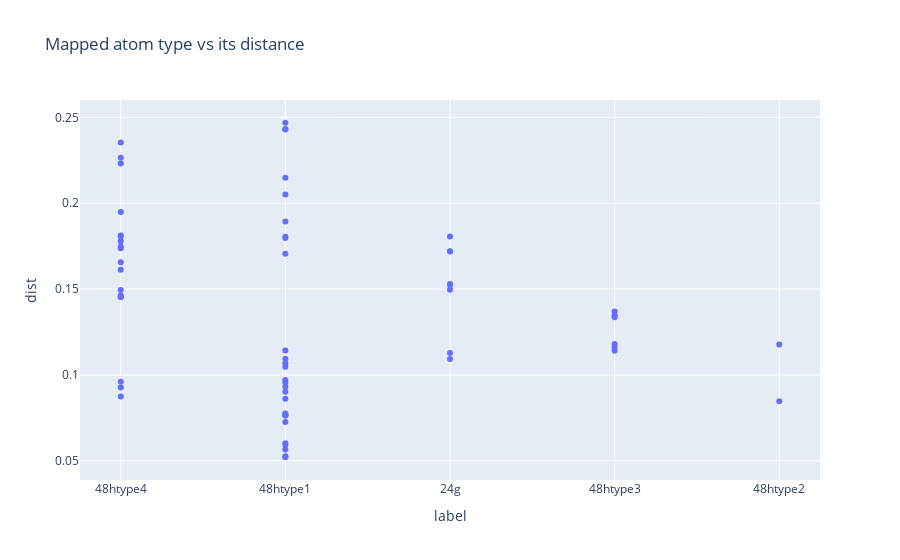
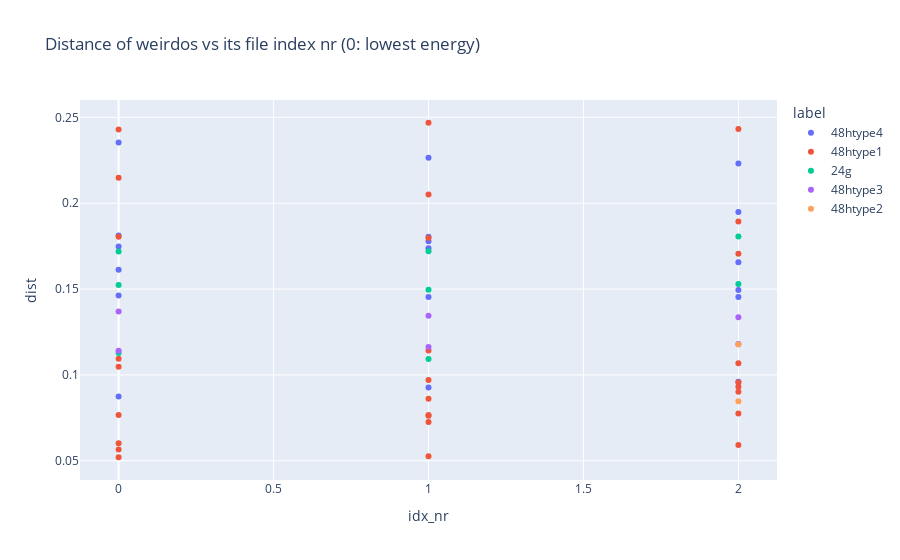

The notebook cell saved with these charts, in order:
### Markdown cell above
## all weirdos

### Code cell
df = plot_mapped_label_vs_dist_and_histogram(file_loc_important_cols, litype, category_data = "weirdo", el = "Li")

fig = px.scatter(df, 
                x = 'idx_nr', 
                y = 'dist',
                # mode = "markers"
                color = 'label',
                title = 'Distance of weirdos vs its file index nr (0: lowest energy)',
                hover_data = ['dist', 'label', 'idx_nr', 'coor']
                )

fig.show(config={'scrollZoom': True})

### Figure 1 — Plotly figure (JSON) as saved in the notebook; plotly's stock layout.template omitted (floating-point values rounded to 4 significant figures)
{"data": [{"hovertemplate": "label=%{x}<br>dist=%{y}<extra></extra>", "legendgroup": "", "marker": {"color": "#636efa", "symbol": "circle"}, "mode": "markers", "name": "", "orientation": "v", "showlegend": false, "type": "scatter", "x": ["48htype4", "48htype1", "24g", "48htype4", "48htype1", "48htype1", "24g", "48htype4", "48htype1", "48htype1", "48htype1", "48htype1", "24g", "48htype4", "48htype3", "48htype4", "48htype3", "48htype1", "48htype4", "48htype1", "48htype4", "48htype1", "24g", "48htype4", "48htype1", "48htype1", "48htype1", "24g", "48htype4", "48htype1", "48htype1", "48htype1", "48htype1", "24g", "48htype4", "48htype3", "48htype4", "48htype3", "48htype1", "48htype4", "48htype1", "48htype4", "48htype1", "48htype2", "48htype4", "48htype2", "48htype1", "48htype1", "24g", "48htype4", "48htype1", "48htype1", "48htype1", "48htype1", "24g", "48htype4", "48htype3", "48htype4", "48htype3", "48htype1", "48htype4", "48htype1"], "xaxis": "x", "y": [0.2353, 0.1048, 0.1127, 0.1748, 0.2428, 0.05208, 0.1523, 0.1462, 0.1094, 0.07664, 0.2148, 0.06018, 0.1719, 0.1612, 0.1369, 0.1811, 0.1141, 0.1805, 0.08742, 0.05655, 0.2264, 0.0971, 0.1093, 0.1737, 0.07266, 0.2468, 0.0527, 0.1496, 0.1453, 0.1143, 0.07663, 0.2051, 0.08615, 0.172, 0.1804, 0.1344, 0.1778, 0.1162, 0.1798, 0.0927, 0.07618, 0.2231, 0.0931, 0.1177, 0.1495, 0.08475, 0.2432, 0.05924, 0.1529, 0.1453, 0.1068, 0.07753, 0.1893, 0.09029, 0.1806, 0.1949, 0.1336, 0.1657, 0.118, 0.1706, 0.09608, 0.09567], "yaxis": "y"}], "layout": {"legend": {"tracegroupgap": 0}, "title": {"text": "Mapped atom type vs its distance"}, "xaxis": {"anchor": "y", "domain": [0, 1], "title": {"text": "label"}}, "yaxis": {"anchor": "x", "domain": [0, 1], "title": {"text": "dist"}}}}

### Figure 2 — Plotly figure (JSON) as saved in the notebook; plotly's stock layout.template omitted (floating-point values rounded to 4 significant figures)
{"data": [{"customdata": [["48htype4", [0.09939, 0.3912, 0.1054]], ["48htype4", [0.2243, 0.2829, 0.3346]], ["48htype4", [0.1268, 0.7377, 0.808]], ["48htype4", [0.6516, 0.28, 0.8031]], ["48htype4", [0.6219, 0.8028, 0.1255]], ["48htype4", [0.7107, 0.7786, 0.422]], ["48htype4", [0.1014, 0.3775, 0.09859]], ["48htype4", [0.2278, 0.2683, 0.3371]], ["48htype4", [0.129, 0.7429, 0.7918]], ["48htype4", [0.6662, 0.2545, 0.8164]], ["48htype4", [0.6263, 0.7959, 0.1326]], ["48htype4", [0.7047, 0.7887, 0.4163]], ["48htype4", [0.09245, 0.3747, 0.08551]], ["48htype4", [0.2329, 0.2597, 0.3639]], ["48htype4", [0.1282, 0.742, 0.7774]], ["48htype4", [0.6858, 0.251, 0.8193]], ["48htype4", [0.6208, 0.7924, 0.1474]], ["48htype4", [0.7033, 0.789, 0.413]]], "hovertemplate": "label=%{customdata[0]}<br>idx_nr=%{x}<br>dist=%{y}<br>coor=%{customdata[1]}<extra></extra>", "legendgroup": "48htype4", "marker": {"color": "#636efa", "symbol": "circle"}, "mode": "markers", "name": "48htype4", "orientation": "v", "showlegend": true, "type": "scatter", "x": [0, 0, 0, 0, 0, 0, 1, 1, 1, 1, 1, 1, 2, 2, 2, 2, 2, 2], "xaxis": "x", "y": [0.2353, 0.1748, 0.1462, 0.1612, 0.1811, 0.08742, 0.2264, 0.1737, 0.1453, 0.1804, 0.1778, 0.0927, 0.2231, 0.1495, 0.1453, 0.1949, 0.1657, 0.09608], "yaxis": "y"}, {"customdata": [["48htype1", [0.1552, 0.5172, 0.5377]], ["48htype1", [0.04872, 0.9311, 0.5829]], ["48htype1", [0.2186, 0.9409, 0.02019]], ["48htype1", [0.9537, 0.9944, 0.8809]], ["48htype1", [0.3728, 0.02924, 0.7352]], ["48htype1", [0.5149, 0.4293, 0.5974]], ["48htype1", [0.7062, 0.4698, 0.0238]], ["48htype1", [0.6507, 0.1545, 0.1482]], ["48htype1", [0.8939, 0.05072, 0.2438]], ["48htype1", [0.1452, 0.5037, 0.5467]], ["48htype1", [0.3707, 0.5483, 0.2402]], ["48htype1", [0.04378, 0.9344, 0.5757]], ["48htype1", [0.2031, 0.9437, 0.01841]], ["48htype1", [0.9396, 0.9853, 0.8949]], ["48htype1", [0.3827, 0.0342, 0.7533]], ["48htype1", [0.499, 0.4327, 0.6017]], ["48htype1", [0.7086, 0.4828, 0.001014]], ["48htype1", [0.6537, 0.1491, 0.1468]], ["48htype1", [0.8904, 0.02713, 0.254]], ["48htype1", [0.1393, 0.49, 0.5407]], ["48htype1", [0.05086, 0.9316, 0.5837]], ["48htype1", [0.2022, 0.9436, 0.01167]], ["48htype1", [0.9282, 0.9829, 0.8881]], ["48htype1", [0.3882, 0.02864, 0.7555]], ["48htype1", [0.4839, 0.4393, 0.6135]], ["48htype1", [0.7245, 0.4897, 0.004042]], ["48htype1", [0.65, 0.1642, 0.1436]], ["48htype1", [0.8754, 0.01868, 0.2645]]], "hovertemplate": "label=%{customdata[0]}<br>idx_nr=%{x}<br>dist=%{y}<br>coor=%{customdata[1]}<extra></extra>", "legendgroup": "48htype1", "marker": {"color": "#EF553B", "symbol": "circle"}, "mode": "markers", "name": "48htype1", "orientation": "v", "showlegend": true, "type": "scatter", "x": [0, 0, 0, 0, 0, 0, 0, 0, 0, 1, 1, 1, 1, 1, 1, 1, 1, 1, 1, 2, 2, 2, 2, 2, 2, 2, 2, 2], "xaxis": "x", "y": [0.1048, 0.2428, 0.05208, 0.1094, 0.07664, 0.2148, 0.06018, 0.1805, 0.05655, 0.0971, 0.07266, 0.2468, 0.0527, 0.1143, 0.07663, 0.2051, 0.08615, 0.1798, 0.07618, 0.0931, 0.2432, 0.05924, 0.1068, 0.07753, 0.1893, 0.09029, 0.1706, 0.09567], "yaxis": "y"}, {"customdata": [["24g", [0.1338, 0.7157, 0.2729]], ["24g", [0.1747, 0.2203, 0.7173]], ["24g", [0.6996, 0.7324, 0.7397]], ["24g", [0.1301, 0.7155, 0.2727]], ["24g", [0.1709, 0.2058, 0.7344]], ["24g", [0.6978, 0.7241, 0.7304]], ["24g", [0.1715, 0.195, 0.7543]], ["24g", [0.7039, 0.7233, 0.7141]]], "hovertemplate": "label=%{customdata[0]}<br>idx_nr=%{x}<br>dist=%{y}<br>coor=%{customdata[1]}<extra></extra>", "legendgroup": "24g", "marker": {"color": "#00cc96", "symbol": "circle"}, "mode": "markers", "name": "24g", "orientation": "v", "showlegend": true, "type": "scatter", "x": [0, 0, 0, 1, 1, 1, 2, 2], "xaxis": "x", "y": [0.1127, 0.1523, 0.1719, 0.1093, 0.1496, 0.172, 0.1529, 0.1806], "yaxis": "y"}, {"customdata": [["48htype3", [0.4299, 0.5433, 0.893]], ["48htype3", [0.5906, 0.08632, 0.4806]], ["48htype3", [0.4288, 0.5459, 0.8861]], ["48htype3", [0.6026, 0.07767, 0.4998]], ["48htype3", [0.4306, 0.5442, 0.8831]], ["48htype3", [0.6184, 0.06993, 0.5114]]], "hovertemplate": "label=%{customdata[0]}<br>idx_nr=%{x}<br>dist=%{y}<br>coor=%{customdata[1]}<extra></extra>", "legendgroup": "48htype3", "marker": {"color": "#ab63fa", "symbol": "circle"}, "mode": "markers", "name": "48htype3", "orientation": "v", "showlegend": true, "type": "scatter", "x": [0, 0, 1, 1, 2, 2], "xaxis": "x", "y": [0.1369, 0.1141, 0.1344, 0.1162, 0.1336, 0.118], "yaxis": "y"}, {"customdata": [["48htype2", [0.1393, 0.7063, 0.271]], ["48htype2", [0.3624, 0.5458, 0.2546]]], "hovertemplate": "label=%{customdata[0]}<br>idx_nr=%{x}<br>dist=%{y}<br>coor=%{customdata[1]}<extra></extra>", "legendgroup": "48htype2", "marker": {"color": "#FFA15A", "symbol": "circle"}, "mode": "markers", "name": "48htype2", "orientation": "v", "showlegend": true, "type": "scatter", "x": [2, 2], "xaxis": "x", "y": [0.1177, 0.08475], "yaxis": "y"}], "layout": {"legend": {"title": {"text": "label"}, "tracegroupgap": 0}, "title": {"text": "Distance of weirdos vs its file index nr (0: lowest energy)"}, "xaxis": {"anchor": "y", "domain": [0, 1], "title": {"text": "idx_nr"}}, "yaxis": {"anchor": "x", "domain": [0, 1], "title": {"text": "dist"}}}}
